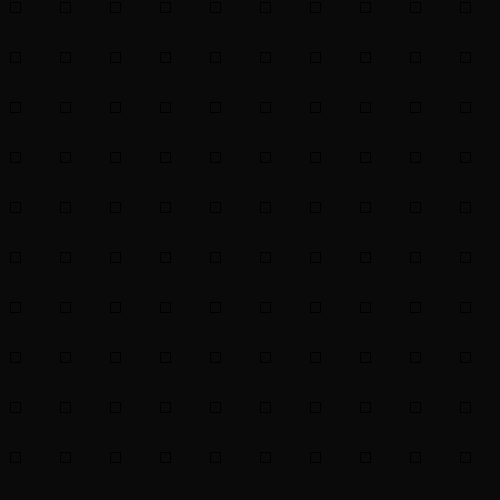
Frame 1 (no input)
Frame 60 (the mouse pressed at the canvas centre just before this capture): identical to frame 1, image omitted
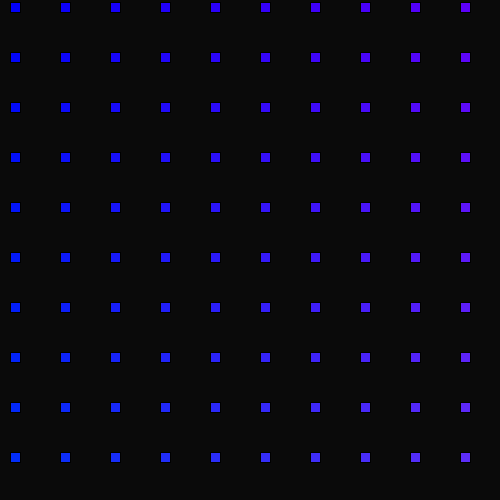
Frame 120 (the mouse held since frame 60 and released just before this capture)

The Processing sketch that drew these frames (run headless with seeded random() and noise(); from frame 60 on, the mouse is pressed at the canvas centre):

// Processing sketch: processing_159508
// ── processing_159508.pde

void setup() {
  size(500, 500);
  background(10);
   
}
void draw() {
  
  for (int i = 10; i<700; i=i+50) {
    for(int u=2;u<600; u=u+50){
      fill(i*0.2,u*0.1,mouseX/1,mouseY/1);
      rect(i,u,10,10);
    }
  }
}
